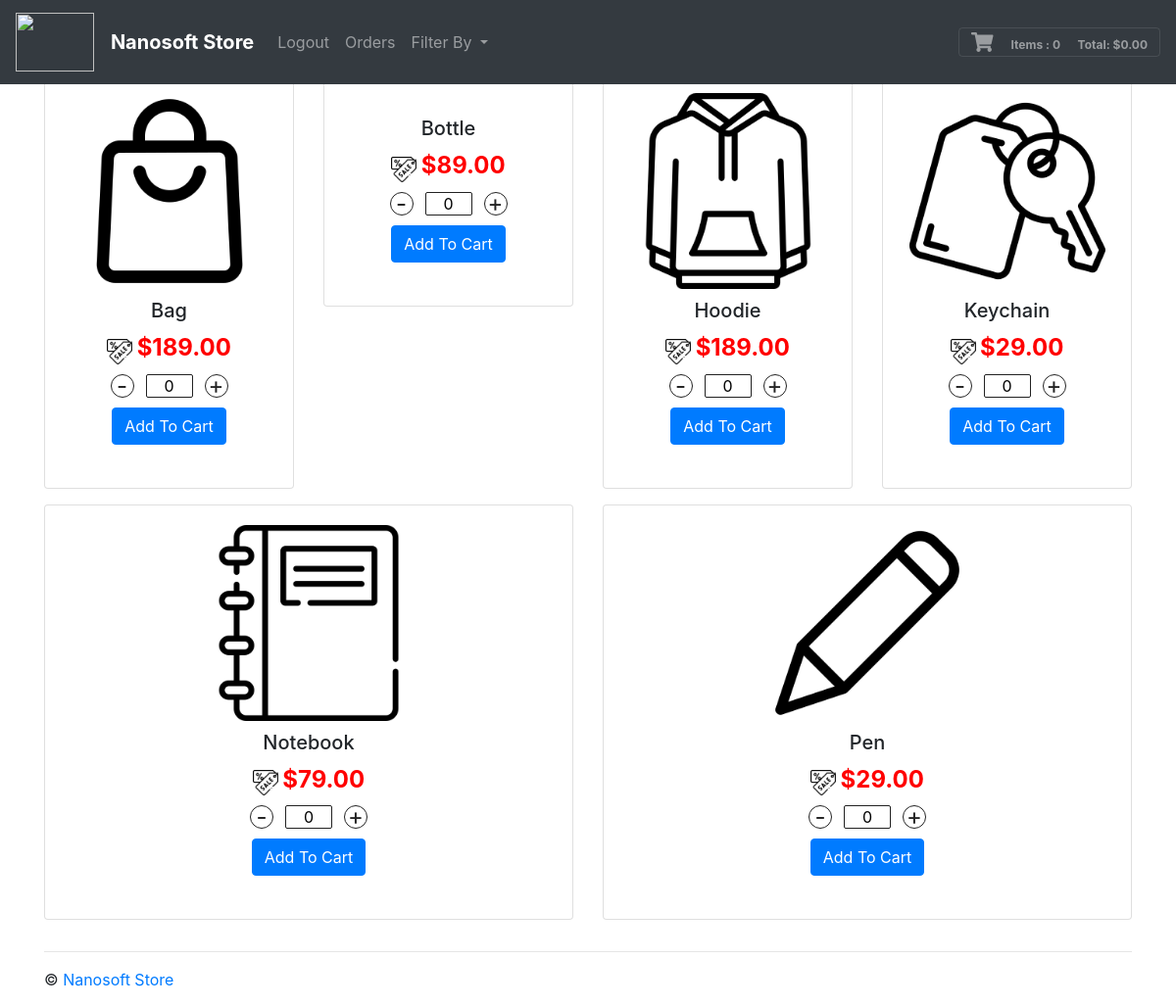
The app's page /filter/?sale=1 (signed in) with its own data.
### tables this page shows
CREATE TABLE "shirts" ('id' integer PRIMARY KEY AUTOINCREMENT NOT NULL, 'team' text, 'image' text, 'price' real,'onSale' integer, 'onSalePrice' real);

### application.py (the view)
@app.route("/filter/")
def filter():
    if request.args.get('continent'):
        query = request.args.get('continent')
        shirts = db.execute("SELECT * FROM shirts WHERE continent = :query ORDER BY team ASC", query=query )
    if request.args.get('sale'):
        query = request.args.get('sale')
        shirts = db.execute("SELECT * FROM shirts WHERE onSale = :query ORDER BY team ASC", query=query)
    if request.args.get('id'):
        query = int(request.args.get('id'))
        shirts = db.execute("SELECT * FROM shirts WHERE id = :query ORDER BY team ASC", query=query)
    if request.args.get('kind'):
        query = request.args.get('kind')
        shirts = db.execute("SELECT * FROM shirts WHERE kind = :query ORDER BY team ASC", query=query)
    if request.args.get('price'):
        query = request.args.get('price')
        shirts = db.execute("SELECT * FROM shirts ORDER BY onSalePrice ASC")
    shirtsLen = len(shirts)
    shoppingCart = []
    shopLen = len(shoppingCart)
    totItems, total, display = 0, 0, 0
    if 'user' in session:
        shoppingCart = db.execute("SELECT team, image, SUM(qty), SUM(subTotal), price, id FROM cart GROUP BY team")
        shopLen = len(shoppingCart)
        for i in range(shopLen):
            total += shoppingCart[i]["SUM(subTotal)"]
            totItems += shoppingCart[i]["SUM(qty)"]
        return render_template ("index.html", shoppingCart=shoppingCart, shirts=shirts, shopLen=shopLen, shirtsLen=shirtsLen, total=total, totItems=totItems, display=display, session=session )
    return render_template ("index.html", shirts=shirts, shoppingCart=shoppingCart, shirtsLen=shirtsLen, shopLen=shopLen, total=total, totItems=totItems, display=display)

### templates/index.html (shortened to what this page needs)
{% extends "base.html" %}
{% block body %}
      <div class="row" id="shirtCard">
      {% for i in range(shirtsLen) %}
          <div class="col-sm">
              <div class="card text-center">
                  <div class="card-body">
                    <form action="/buy/" methods="POST">
                      <img src="/static/img/{{shirts[i]["image"]}}" class="shirt" alt="" />
                      <h5 class="card-title">{{shirts[i]["team"]}}</h5>
                      {% if shirts[i]["onSale"] %}
                        <img src="/static/img/sale-icon.png" width="26px" />
                        <h4 class="card-text price" style="color:red; display:inline">{{ '{:,.2f}'.format(shirts[i]["onSalePrice"]) }}</h4>
                      {% else %}
                        <h4 class="card-text price">{{ '{:,.2f}'.format(shirts[i]["price"]) }}</h4>
                      {% endif %}
                      <div class="stepper-input">
                          <span class="decrement target">-</span>
                          <input class="quantity" name="quantity" value='0' />
                          <span class="increment target">+</span>
                      </div>
                      <input type="submit" class="btn btn-primary addToCart" value="Add To Cart" /><br /><br />
                    </form>
                  </div>
              </div>
          </div>
      {% endfor %}
      </div>
    </div>
  </main>
{% endblock %}

### static/css/custom.css (style rules this page uses)
.card { margin-bottom: 1em; }
.price { color: seagreen; font-weight: bold; }
.price:before { content: '$'; }
.shirt { margin-bottom: 10px; width: 200px; }
.stepper-input { display: flex; display: -webkit-flex; color: #222; max-width: 120px; margin: 10px auto; text-align: center; }
.increment, .decrement { height: 24px; width: 24px; border: 1px solid #222; text-align: center; box-sizing: border-box; border-radius: 50%; text-decoration: none; color: #222; font-size: 24px; line-height: 22px; display: inline-block; cursor: pointer; }
.quantity { height: 24px; width: 48px; text-align: center; margin: 0 12px; border-radius: 2px; border: 1px solid #222; }

### records on screen
shirts: image (picture), team "Bag", onSale 1 (drawn), onSalePrice "189.00"
shirts: team "Bottle", onSale 1 (drawn), onSalePrice "89.00"
shirts: image (picture), team "Hoodie", onSale 1 (drawn), onSalePrice "189.00"
shirts: image (picture), team "Keychain", onSale 1 (drawn), onSalePrice "29.00"
shirts: image (picture), team "Notebook", onSale 1 (drawn), onSalePrice "79.00"
shirts: image (picture), team "Pen", onSale 1 (drawn), onSalePrice "29.00"

### other values on screen
{{ totItems }} "0"
{{ '{:,.2f}'.format(total) }} "0.00"
